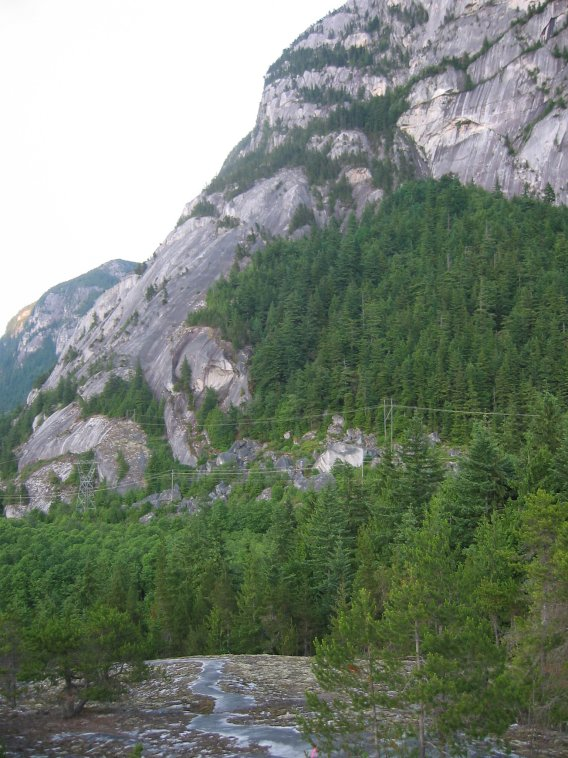
%> input picture SURFutil/TestImages/1.jpg, 568 x 758 px
$ octave harris_and_randomSample_compare.m   (GNU Octave 9; MATLAB toolbox functions it lacks are replaced by stand-ins)
%> lines starting %> are read from the running program, lines starting %| are printed output that depends on the picture
### exarctPCfroImg.m
function [pCloud3d,points2d] = exarctPCfroImg(img)
%EXARCTPCFROIMG 此处显示有关此函数的摘要
%   此处显示详细说明
binImg=edge(img);
[Y,X] = find(binImg==1);
points2d=[X,Y];
pCloud3d=pointCloud([X Y zeros(length(X),1)]);

end

### harris_and_randomSample_compare.m
%%
clear;
clc;close all;

addpath('./flann/');

s=10;
gridStep=0.4;
scale_detect_gridstep=1;
max_scale_detect_size=150;
overlap=0.5;
icpSteps=200;
TrMin=0.5;
TrMax=0.9;
%尺度平衡子（让待配准的两幅图比例保持又不过多影响gridstep）
zoomVar=1;
downStep=0.03;

% % % 转灰度
map1=rgb2gray(imread('D:\workspaceMatlab\grid_map_regis_project\map_data\pair3\1.jpg'));
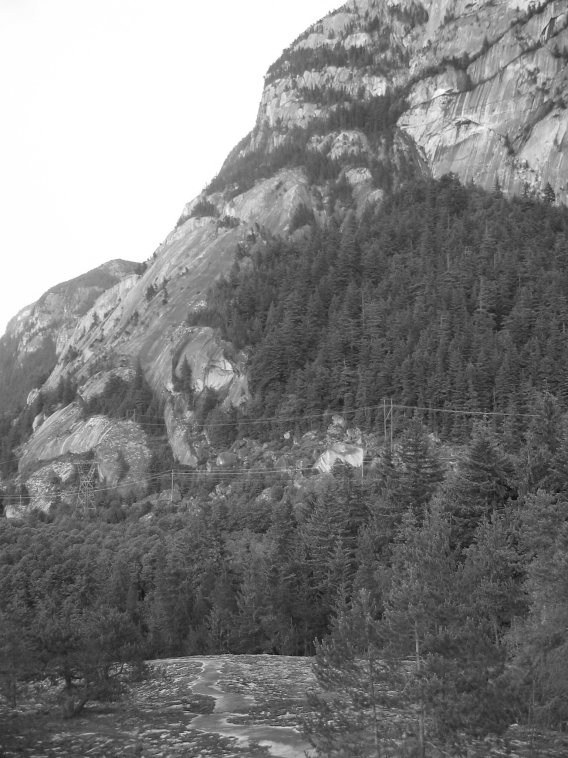
%> map1: size 758x568 uint8; min 11, max 255, mean 125.2
map2=rgb2gray(imread('D:\workspaceMatlab\grid_map_regis_project\map_data\pair3\2.jpg'));
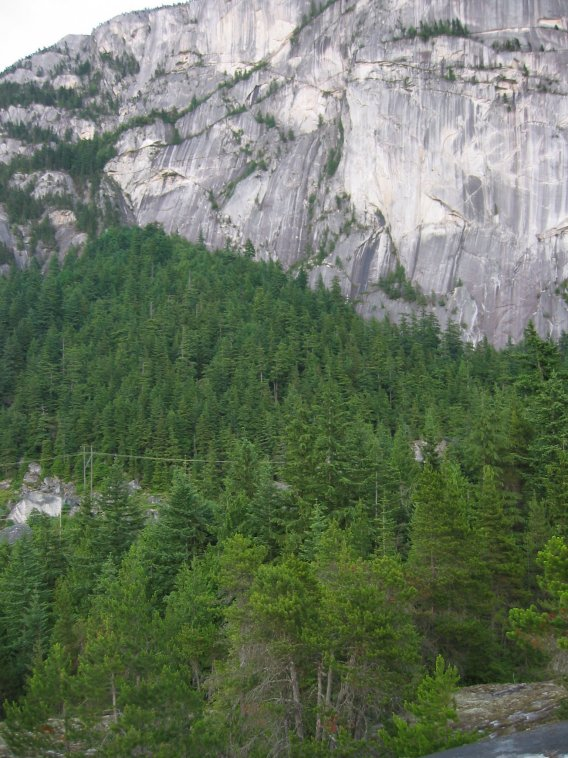
%> input picture SURFutil/TestImages/2.jpg, 568 x 758 px
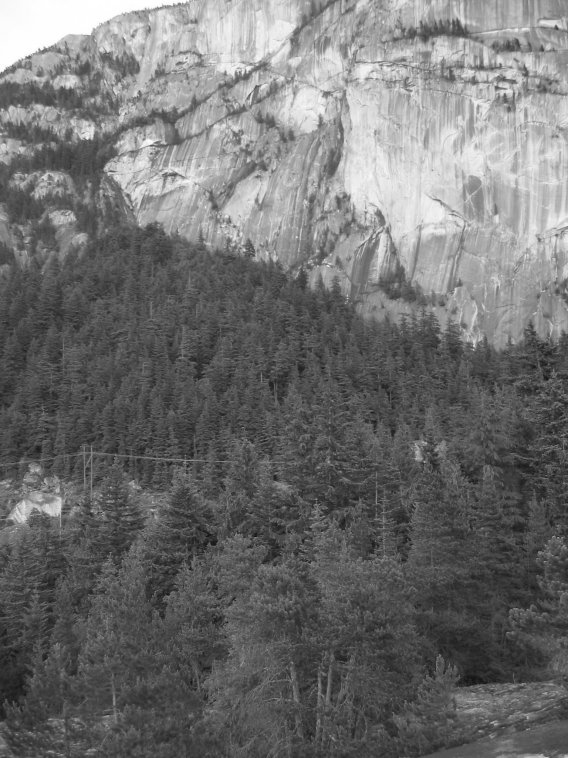
%> map2: size 758x568 uint8; min 15, max 255, mean 111.4
% [8 lines of commented-out code are left out]
tic;


%% harris点
% [11 lines of commented-out code are left out]


%% 提取二维点云
[~,pointCMap1]=exarctPCfroImg(map1);
%> in exarctPCfroImg, `binImg=edge(img);`:
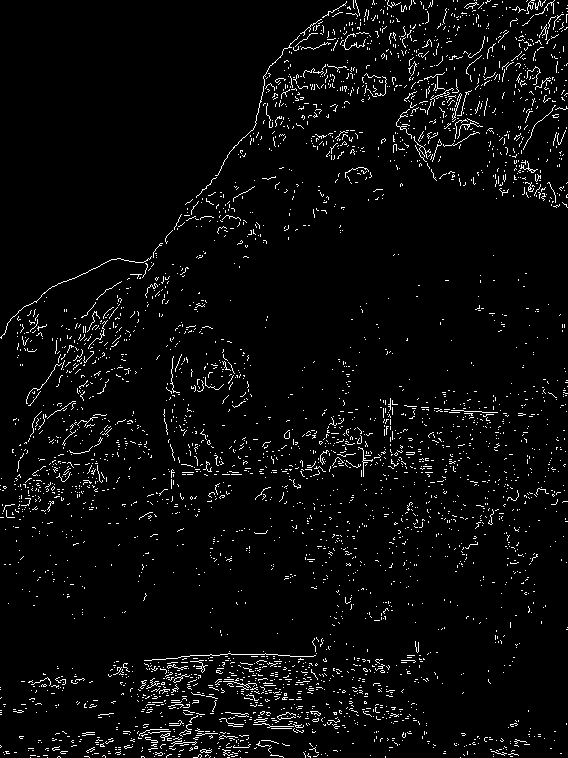
%> binImg: size 758x568 logical; 3.9% white in thin lines or dots
%> in exarctPCfroImg, `[Y,X] = find(binImg==1);`: Y = 16687 values from 1 to 758; X = 16687 values from 1 to 568
%> the run ends on the next line
